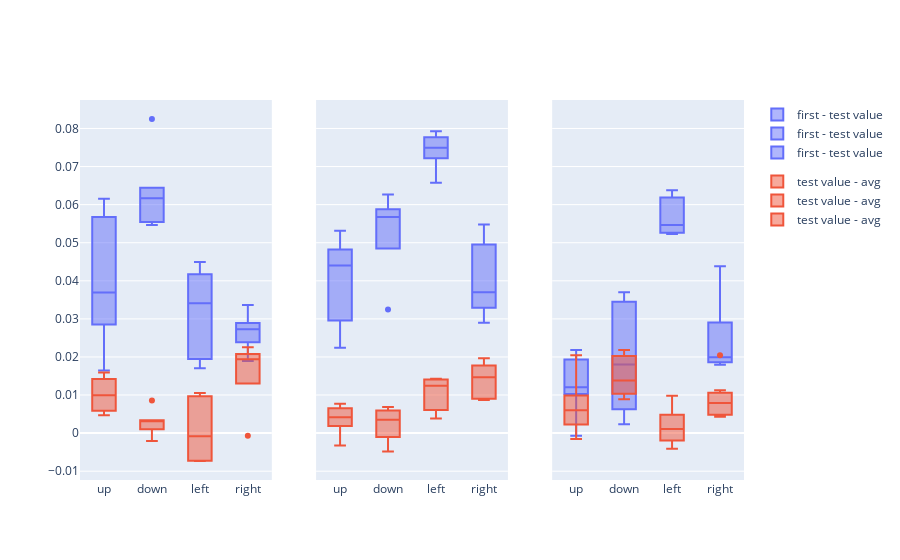

Write notebook code for a chart like this one.
### Code cell
# rms cut off = 0.3
fig = SealAnalysis.Plot.around_delta(
    SealAnalysis.Table.generate_delta_table(around_gap, test_ordinal=modified_target_ordinals).sort('Condition'),
    x='Location',
    y='Delta(um)',
    color='Class',
)
fig.show()

### Figure 1 — Plotly figure (JSON) as saved in the notebook; plotly's stock layout.template omitted (floating-point values rounded to 4 significant figures)
{"data": [{"alignmentgroup": "True", "hovertemplate": "Class=first - test value<br>Location=%{x}<br>Delta(um)=%{y}<extra></extra>", "legendgroup": "first - test value", "marker": {"color": "#636efa"}, "name": "first - test value", "notched": false, "offsetgroup": "first - test value", "orientation": "v", "showlegend": true, "type": "box", "x": ["up", "down", "left", "right", "up", "down", "left", "right", "up", "down", "left", "right", "up", "down", "left", "right", "up", "down", "left", "right", "up", "down", "left", "right"], "x0": " ", "xaxis": "x", "y": [0.02854, 0.05547, 0.01703, 0.02893, 0.01643, 0.06447, 0.0361, 0.01891, 0.0434, 0.06394, 0.04173, 0.02835, 0.06153, 0.05462, 0.01947, 0.02384, 0.03051, 0.05942, 0.03205, 0.03366, 0.05672, 0.08249, 0.04496, 0.02627], "y0": " ", "yaxis": "y"}, {"alignmentgroup": "True", "hovertemplate": "Class=test value - avg<br>Location=%{x}<br>Delta(um)=%{y}<extra></extra>", "legendgroup": "test value - avg", "marker": {"color": "#EF553B"}, "name": "test value - avg", "notched": false, "offsetgroup": "test value - avg", "orientation": "v", "showlegend": true, "type": "box", "x": ["up", "down", "left", "right", "up", "down", "left", "right", "up", "down", "left", "right", "up", "down", "left", "right", "up", "down", "left", "right", "up", "down", "left", "right"], "x0": " ", "xaxis": "x", "y": [0.01592, 0.003157, -0.007324, 0.01908, 0.00788, 0.008566, 0.01056, 0.01965, 0.005871, -0.002081, 0.0009661, 0.01305, 0.01207, 0.001031, -0.00728, 0.02075, 0.01422, 0.003274, -0.002647, 0.02257, 0.004714, 0.003397, 0.009712, -0.0007125], "y0": " ", "yaxis": "y"}, {"alignmentgroup": "True", "hovertemplate": "Class=first - test value<br>Location=%{x}<br>Delta(um)=%{y}<extra></extra>", "legendgroup": "first - test value", "marker": {"color": "#636efa"}, "name": "first - test value", "notched": false, "offsetgroup": "first - test value", "orientation": "v", "showlegend": true, "type": "box", "x": ["up", "down", "left", "right", "up", "down", "left", "right", "up", "down", "left", "right", "up", "down", "left", "right", "up", "down", "left", "right"], "x0": " ", "xaxis": "x2", "y": [0.044, 0.05746, 0.07497, 0.03697, 0.02245, 0.03244, 0.06573, 0.03421, 0.04658, 0.06267, 0.07437, 0.04776, 0.03191, 0.05384, 0.07715, 0.02898, 0.05312, 0.05675, 0.07925, 0.05481], "y0": " ", "yaxis": "y2"}, {"alignmentgroup": "True", "hovertemplate": "Class=test value - avg<br>Location=%{x}<br>Delta(um)=%{y}<extra></extra>", "legendgroup": "test value - avg", "marker": {"color": "#EF553B"}, "name": "test value - avg", "notched": false, "offsetgroup": "test value - avg", "orientation": "v", "showlegend": true, "type": "box", "x": ["up", "down", "left", "right", "up", "down", "left", "right", "up", "down", "left", "right", "up", "down", "left", "right", "up", "down", "left", "right"], "x0": " ", "xaxis": "x2", "y": [0.007731, 0.006834, 0.01244, 0.01466, 0.003525, -0.004807, 0.003849, 0.009113, 0.00616, 0.003534, 0.01427, 0.01711, -0.003232, 0.0002005, 0.006777, 0.008676, 0.004161, 0.005619, 0.01402, 0.01969], "y0": " ", "yaxis": "y2"}, {"alignmentgroup": "True", "hovertemplate": "Class=first - test value<br>Location=%{x}<br>Delta(um)=%{y}<extra></extra>", "legendgroup": "first - test value", "marker": {"color": "#636efa"}, "name": "first - test value", "notched": false, "offsetgroup": "first - test value", "orientation": "v", "showlegend": true, "type": "box", "x": ["up", "down", "left", "right", "up", "down", "left", "right", "up", "down", "left", "right", "up", "down", "left", "right", "up", "down", "left", "right", "up", "down", "left", "right", "up", "down", "left", "right"], "x0": " ", "xaxis": "x3", "y": [0.02075, 0.02971, 0.0536, 0.01993, 0.01204, 0.01526, 0.06378, 0.02945, -0.000711, 0.03614, 0.0523, 0.01797, 0.00982, 0.03701, 0.06072, 0.01852, 0.0151, 0.018, 0.06223, 0.02785, 0.02186, 0.003243, 0.05463, 0.04383, 0.01175, 0.002336, 0.05233, 0.01888], "y0": " ", "yaxis": "y3"}, {"alignmentgroup": "True", "hovertemplate": "Class=test value - avg<br>Location=%{x}<br>Delta(um)=%{y}<extra></extra>", "legendgroup": "test value - avg", "marker": {"color": "#EF553B"}, "name": "test value - avg", "notched": false, "offsetgroup": "test value - avg", "orientation": "v", "showlegend": true, "type": "box", "x": ["up", "down", "left", "right", "up", "down", "left", "right", "up", "down", "left", "right", "up", "down", "left", "right", "up", "down", "left", "right", "up", "down", "left", "right", "up", "down", "left", "right"], "x0": " ", "xaxis": "x3", "y": [0.02042, 0.02139, 0.009817, 0.007932, -0.001536, 0.01672, 0.0002422, 0.02044, 0.00834, 0.008869, 0.005543, 0.008756, 0.0104, 0.01075, 0.001069, 0.004893, 0.002955, 0.01382, 0.002748, 0.01123, 0.006023, 0.01019, -0.002647, 0.004293, 0.002054, 0.0218, -0.004112, 0.004828], "y0": " ", "yaxis": "y3"}], "layout": {"xaxis": {"anchor": "y", "domain": [0, 0.2889]}, "xaxis2": {"anchor": "y2", "domain": [0.3556, 0.6444]}, "xaxis3": {"anchor": "y3", "domain": [0.7111, 1]}, "yaxis": {"anchor": "x", "domain": [0, 1]}, "yaxis2": {"anchor": "x2", "domain": [0, 1], "matches": "y", "showticklabels": false}, "yaxis3": {"anchor": "x3", "domain": [0, 1], "matches": "y", "showticklabels": false}}}
